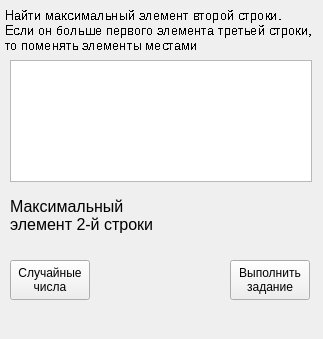
<?xml version="1.0" encoding="UTF-8"?>
<ui version="4.0">
 <class>Form</class>
 <widget class="QWidget" name="Form">
  <property name="geometry">
   <rect>
    <x>0</x>
    <y>0</y>
    <width>323</width>
    <height>339</height>
   </rect>
  </property>
  <property name="minimumSize">
   <size>
    <width>323</width>
    <height>339</height>
   </size>
  </property>
  <property name="maximumSize">
   <size>
    <width>323</width>
    <height>339</height>
   </size>
  </property>
  <property name="windowTitle">
   <string>Лабораторная 4</string>
  </property>
  <widget class="QTableWidget" name="qTableWidget">
   <property name="geometry">
    <rect>
     <x>10</x>
     <y>60</y>
     <width>302</width>
     <height>122</height>
    </rect>
   </property>
   <property name="sizePolicy">
    <sizepolicy hsizetype="Expanding" vsizetype="Expanding">
     <horstretch>0</horstretch>
     <verstretch>0</verstretch>
    </sizepolicy>
   </property>
   <property name="minimumSize">
    <size>
     <width>302</width>
     <height>122</height>
    </size>
   </property>
   <property name="maximumSize">
    <size>
     <width>302</width>
     <height>122</height>
    </size>
   </property>
   <property name="baseSize">
    <size>
     <width>302</width>
     <height>122</height>
    </size>
   </property>
   <property name="font">
    <font>
     <pointsize>12</pointsize>
     <stylestrategy>NoAntialias</stylestrategy>
    </font>
   </property>
   <property name="layoutDirection">
    <enum>Qt::LeftToRight</enum>
   </property>
   <property name="autoFillBackground">
    <bool>false</bool>
   </property>
   <property name="showGrid">
    <bool>false</bool>
   </property>
   <property name="wordWrap">
    <bool>false</bool>
   </property>
   <property name="cornerButtonEnabled">
    <bool>false</bool>
   </property>
   <property name="rowCount">
    <number>4</number>
   </property>
   <property name="columnCount">
    <number>5</number>
   </property>
   <attribute name="horizontalHeaderVisible">
    <bool>false</bool>
   </attribute>
   <attribute name="horizontalHeaderMinimumSectionSize">
    <number>60</number>
   </attribute>
   <attribute name="horizontalHeaderDefaultSectionSize">
    <number>60</number>
   </attribute>
   <attribute name="verticalHeaderVisible">
    <bool>false</bool>
   </attribute>
   <attribute name="verticalHeaderMinimumSectionSize">
    <number>30</number>
   </attribute>
   <attribute name="verticalHeaderDefaultSectionSize">
    <number>30</number>
   </attribute>
   <row/>
   <row/>
   <row/>
   <row/>
   <column/>
   <column/>
   <column/>
   <column/>
   <column/>
  </widget>
  <widget class="QPushButton" name="qPushButtonRandom">
   <property name="geometry">
    <rect>
     <x>10</x>
     <y>260</y>
     <width>80</width>
     <height>40</height>
    </rect>
   </property>
   <property name="text">
    <string>Случайные
числа</string>
   </property>
  </widget>
  <widget class="QPushButton" name="qPushButtonSolver">
   <property name="geometry">
    <rect>
     <x>230</x>
     <y>260</y>
     <width>80</width>
     <height>40</height>
    </rect>
   </property>
   <property name="text">
    <string>Выполнить
задание</string>
   </property>
  </widget>
  <widget class="QLabel" name="qLabelUslovie">
   <property name="geometry">
    <rect>
     <x>5</x>
     <y>5</y>
     <width>311</width>
     <height>51</height>
    </rect>
   </property>
   <property name="font">
    <font>
     <family>Arial</family>
     <pointsize>10</pointsize>
     <weight>50</weight>
     <bold>false</bold>
     <underline>false</underline>
     <strikeout>false</strikeout>
     <stylestrategy>NoAntialias</stylestrategy>
     <kerning>true</kerning>
    </font>
   </property>
   <property name="text">
    <string>Найти максимальный элемент второй строки.&lt;br&gt;Если он больше первого элемента третьей строки,&lt;br&gt;то поменять элементы местами</string>
   </property>
   <property name="textFormat">
    <enum>Qt::RichText</enum>
   </property>
  </widget>
  <widget class="QLabel" name="qLabelMaxItemValue">
   <property name="geometry">
    <rect>
     <x>10</x>
     <y>190</y>
     <width>301</width>
     <height>51</height>
    </rect>
   </property>
   <property name="font">
    <font>
     <pointsize>12</pointsize>
    </font>
   </property>
   <property name="text">
    <string>Максимальный&lt;br&gt;элемент 2-й строки</string>
   </property>
  </widget>
 </widget>
 <resources/>
 <connections/>
</ui>
